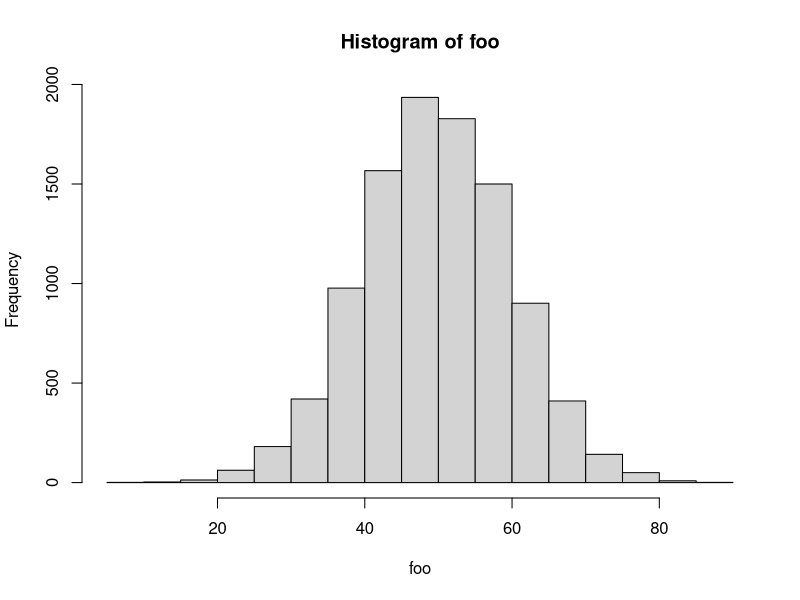
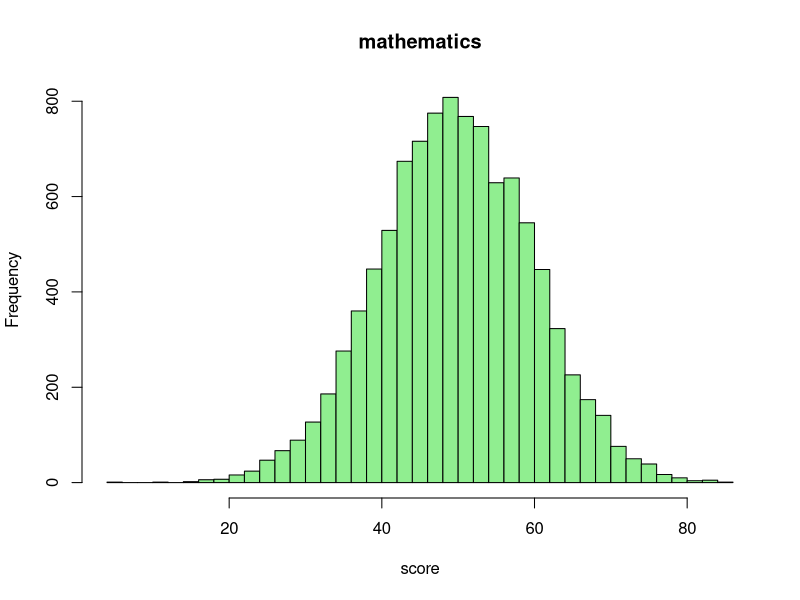

Reproduce these figures in R, in order.
### 第3講 サンプルコード

#' @exercise R言語における関数

sin(x = pi/2) # "引数名 = 値" で指定 
sin(pi/2) # 上と同値 (引数と値の関係が明かなら引数名は省略可能)

help(log) # ヘルプを表示して使い方を確認する
x <- 16; b <- 2 # xやbに適当な数値を代入する．1行で複数の処理を行う場合は ; を用いて並べる
log(x = x, base = b) # 底をbとする対数
log(x, b) # 上と同値
log(base = b, x = x) # 上と同値
log(b, x) # 上と異なる (=log(x = b, base = x))
log(x) # 自然対数 (既定値による計算 =log(x, base = exp(1)))

#' 正規乱数を生成する関数
help(rnorm) # Help タブから指定しても良い
#' ヒストグラムを表示する関数
?hist # help(hist) と同値

rnorm(5) # 平均0 分散1 の正規乱数を5個生成
rnorm(5, mean = 10) # 平均10 分散1 の正規乱数を5個生成
rnorm(sd = 0.1, n = 5) # 平均0 分散0.01 の正規乱数を5個生成
rnorm(n = 5, mean = 2, sd = 2) # 平均2 分散4 の正規乱数を5個生成

foo <- rnorm(n = 10000, mean = 50, sd = 10) # 平均50 標準偏差10 の正規乱数
hist(foo) # データ以外全て既定値で表示
hist(foo, # 既定値のいくつかを変更する
     breaks = 30, # ビンを30程度に調整する
     col = "lightgreen", # 色の指定
     main = "mathematics", # タイトルの指定
     xlab = "score") # x軸ラベルの指定
#' Plots タブで描画結果を確認

#' @exercise 関数の定義

foo <- function(r){
  volume <- (4/3) * pi * r^3 # 球の体積
  surface <- 4 * pi * r^2     # 球の表面積
  out <- c(volume, surface) # 返り値のベクトルを作る
  names(out) <- c("volume", "surface_area") # 返り値の要素に名前を付ける
  return(out) # 値を返す
}
foo(r = 2) # 実行
foo(3)

bar <- function(a, r, n = 5){
  out <- a*r^(1:n-1) # 1:n-1 と 1:(n-1) は異なるので注意
  return(out) # 値を返す
}
bar(1, 2) # 初項1 公比2 の最初の5項
bar(1, 2, 10) # 初項1 公比2 の最初の10項
bar(n = 10, 1, 2) # 変数名を指定すると引数の位置を変えることができる
bar(r = 0.5, n = 10, a = 512) # 同上

#' @exercise 三角形の面積を計算する関数

my_heron <- function(x, y, z){
  #' 関数名は上書きされるので独特の名前にするのがお薦め
  s <- (x+y+z)/2 # 補助変数 s の計算
  S <- sqrt(s*(s-x)*(s-y)*(s-z)) # ヘロンの公式による面積の計算
  return(S) # 面積を返す
}
my_heron(3, 4, 5) # よく知られた直角三角形を使って計算結果を確認する
my_heron(12, 13, 5)

#' @exercise 制御構造

today <- 20240426 # 今日の日付
if(today %% 19 == 0) {# %% は余りを計算
  print("割り切れます．商は以下の値です．") 
  print(today %/% 19) # 商を表示
} else { # {}で囲まれたブロックが1つのまとまった処理に対応する
  print("割り切れません．余りは以下の値です．")
  print(today %% 19) # 余りを表示
}

print(LETTERS) # LETTERS ベクトルの内容を表示
for(i in c(20,15,11,25,15)) {
  print(LETTERS[i]) # 順番に表示
}

(n <- 2*11*17*31) # 分解の対象．今日の日付や my_fact(5) なども試してみよ
p <- 2 # 最初に調べる数
while(n != 1){ # 商(for文の中で計算している)が1になるまで計算する
  if(n%%p == 0) { # 余りが0か確認
    print(p) # 割り切った数を表示
    n <- n/p # 商を計算して分解の対象を更新
  } else {
    p <- p+1 # 割り切れない場合は次の数を調べる
  } # 更新される p は素数とは限らないのに上手く動く理由を考えてみよう
}

#' @exercise nの階乗を求める関数 (for文を用いた例)

my_fact1 <- function(n){
  val <- 1 # 初期値の代入
  for(i in 1:n){ # 1からnまで順に掛ける
    val <- val*i
  }
  return(val) # 計算結果を返す
}
my_fact1(4) # 正しい
my_fact1(3) # 正しい
my_fact1(2) # 正しい
my_fact1(1) # 正しい
my_fact1(0) # 間違い (0!=1)

#' @exercise nの階乗を求める関数 (if文を用いた修正版)

my_fact2 <- function(n){
  if(n==0){ # n=0 か確認して分岐する
    return(1)
  } else {
    val <- 1
    for(i in 1:n){ val <- val*i }
    return(val)
  }
}
my_fact2(4) # 正しい
my_fact2(3) # 正しい
my_fact2(2) # 正しい
my_fact2(1) # 正しい
my_fact2(0) # 正しい

#' @exercise nの階乗を求める関数 (while文を用いた例)

my_fact3 <- function(n){
  val <- 1 # 初期値の代入
  while(n>0){ # nから1まで順に掛ける．nが0なら計算しない
    val <- val*n
    n <- n-1
  }
  return(val)
}
my_fact3(4) # 正しい
my_fact3(3) # 正しい
my_fact3(2) # 正しい
my_fact3(1) # 正しい
my_fact3(0) # 正しい

#' @notes
#' 再帰を用いて書くこともできる
my_fact4 <- function(n){
  if(n<0) return(NA)
  if(n == 0 | n == 1) return(1)
  return(n * my_fact4(n-1))
}
sapply(-2:5, my_fact4) # -2から5を my_fact4 で計算した結果を返す
